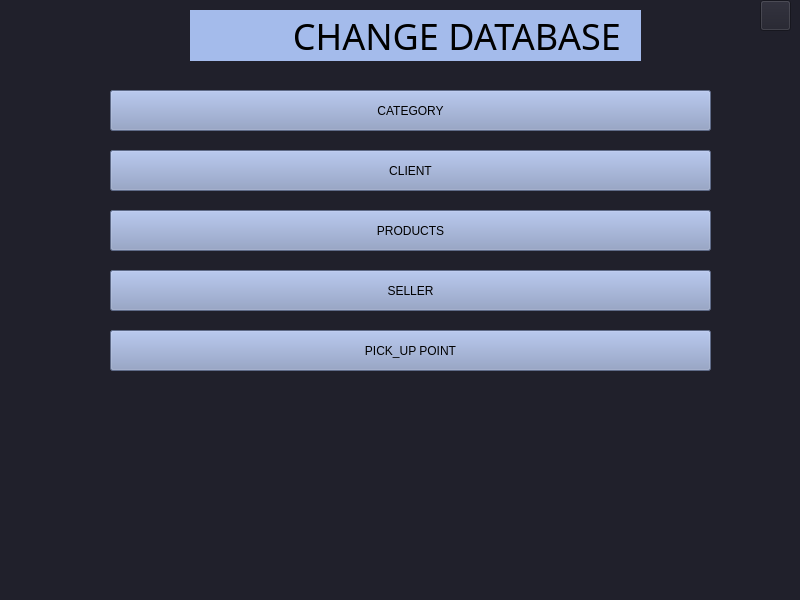
<?xml version="1.0" encoding="UTF-8"?>
<ui version="4.0">
 <class>MainWindow</class>
 <widget class="QMainWindow" name="MainWindow">
  <property name="geometry">
   <rect>
    <x>0</x>
    <y>0</y>
    <width>800</width>
    <height>600</height>
   </rect>
  </property>
  <property name="windowTitle">
   <string>MainWindow</string>
  </property>
  <property name="styleSheet">
   <string notr="true">background-color: rgb(32, 32, 43);</string>
  </property>
  <widget class="QWidget" name="centralwidget">
   <widget class="QLabel" name="label">
    <property name="geometry">
     <rect>
      <x>190</x>
      <y>10</y>
      <width>451</width>
      <height>51</height>
     </rect>
    </property>
    <property name="font">
     <font>
      <family>Montserrat</family>
      <pointsize>27</pointsize>
     </font>
    </property>
    <property name="styleSheet">
     <string notr="true">background-color: rgb(164, 187, 235);</string>
    </property>
    <property name="text">
     <string>           CHANGE DATABASE</string>
    </property>
   </widget>
   <widget class="QPushButton" name="category_button">
    <property name="geometry">
     <rect>
      <x>110</x>
      <y>90</y>
      <width>601</width>
      <height>41</height>
     </rect>
    </property>
    <property name="styleSheet">
     <string notr="true">background-color: rgb(133, 150, 191);</string>
    </property>
    <property name="text">
     <string>CATEGORY</string>
    </property>
   </widget>
   <widget class="QPushButton" name="seller_button">
    <property name="geometry">
     <rect>
      <x>110</x>
      <y>270</y>
      <width>601</width>
      <height>41</height>
     </rect>
    </property>
    <property name="styleSheet">
     <string notr="true">background-color: rgb(133, 150, 191);</string>
    </property>
    <property name="text">
     <string>SELLER</string>
    </property>
   </widget>
   <widget class="QPushButton" name="product_button">
    <property name="geometry">
     <rect>
      <x>110</x>
      <y>210</y>
      <width>601</width>
      <height>41</height>
     </rect>
    </property>
    <property name="styleSheet">
     <string notr="true">background-color: rgb(133, 150, 191);</string>
    </property>
    <property name="text">
     <string>PRODUCTS</string>
    </property>
   </widget>
   <widget class="QPushButton" name="client_button">
    <property name="geometry">
     <rect>
      <x>110</x>
      <y>150</y>
      <width>601</width>
      <height>41</height>
     </rect>
    </property>
    <property name="styleSheet">
     <string notr="true">background-color: rgb(133, 150, 191);</string>
    </property>
    <property name="text">
     <string>CLIENT</string>
    </property>
   </widget>
   <widget class="QPushButton" name="pickuppoint_button">
    <property name="geometry">
     <rect>
      <x>110</x>
      <y>330</y>
      <width>601</width>
      <height>41</height>
     </rect>
    </property>
    <property name="styleSheet">
     <string notr="true">background-color: rgb(133, 150, 191);</string>
    </property>
    <property name="text">
     <string>PICK_UP POINT</string>
    </property>
   </widget>
   <widget class="QPushButton" name="close_dbch">
    <property name="geometry">
     <rect>
      <x>760</x>
      <y>0</y>
      <width>31</width>
      <height>31</height>
     </rect>
    </property>
    <property name="text">
     <string/>
    </property>
    <property name="icon">
     <iconset>
      <normaloff>../../Desktop/krest.jpg</normaloff>../../Desktop/krest.jpg</iconset>
    </property>
    <property name="checkable">
     <bool>false</bool>
    </property>
   </widget>
  </widget>
  <widget class="QStatusBar" name="statusbar"/>
 </widget>
 <resources/>
 <connections/>
</ui>
